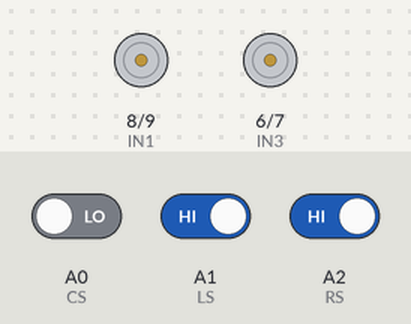
Bench run of a sketch on a simulated Arduino Uno, built with avr-gcc and run on an emulated ATmega328P. Shown: motor-driver pin pairs drawn as motors (green arrow = first pin HIGH = forward, orange = second pin HIGH = backward, longer = more drive, scaled by the enable pin). The test bench sets the inputs (shaded band); at power-on: A0 (CS) LOW, A1 (LS) HIGH, A2 (RS) HIGH. What the sketch prints to the serial monitor is not drawn.

Above: at 1.2 s.
1.3 s: A0 (CS) driven HIGH and A1 (LS) driven LOW
At 2.4 s:
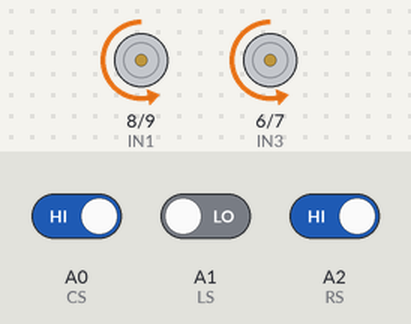
2.8 s: A2 (RS) driven LOW
At 3.5 s:
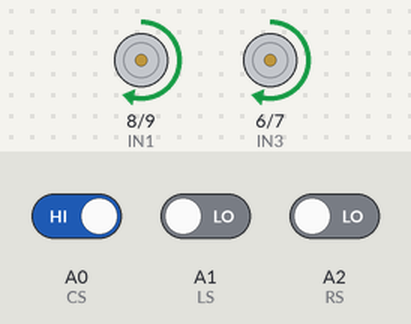
4.3 s: A1 (LS) driven HIGH
At 4.6 s:
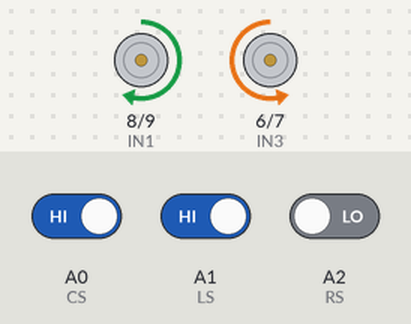
5.8 s: A1 (LS) driven LOW
At 7.0 s:
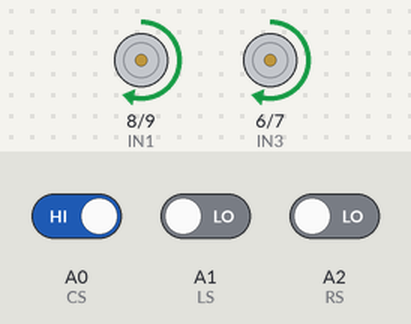
7.3 s: A2 (RS) driven HIGH
At 8.2 s:
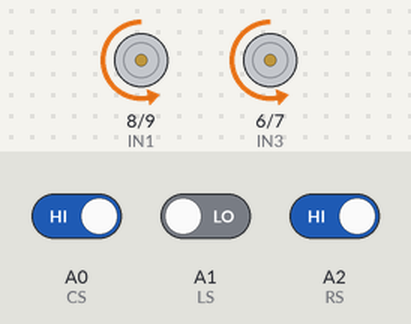
Timing chart, 0 to 9.8 s (numbered marks = the images above; inputs shaded):
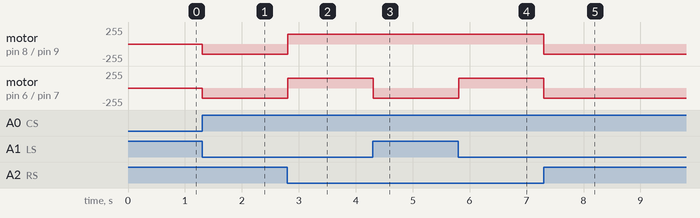

The sketch:

LFR_3sen.ino
```cpp
const int IN1 = 8;
const int IN2 = 9;
const int IN3 = 6;
const int IN4 = 7;
const int enA = 10;
const int enB = 11;
const int RS = A2;
const int LS = A1;
const int CS = A0;
int R = 1;
int L = 1;
int C = 0;

void setup() {
  // put your setup code here, to run once:
pinMode(IN1,OUTPUT);
pinMode(IN2,OUTPUT);
pinMode(IN3,OUTPUT);
pinMode(IN4,OUTPUT);
pinMode(enA,OUTPUT);
pinMode(enB,OUTPUT);
pinMode(RS,INPUT);
pinMode(LS,INPUT);
pinMode(CS,INPUT);
Serial.begin(9600);

}

void loop() {
  // put your main code here, to run repeatedly:
R=digitalRead(RS);
L=digitalRead(LS);
C=digitalRead(CS);
Serial.println(C);
if (L == 0  && C == 1  && R == 0) {
  forward();
  }else if (L == 0  && C == 1  && R == 1){
  left();
  }else if (L == 1  && C == 1  && R == 0){
  right();
  }else if (L == 1  && C == 1  && R == 1){
  halt();

  }

}
void forward(){
digitalWrite(IN1,HIGH);
digitalWrite(IN2,LOW);
digitalWrite(IN3,HIGH);
digitalWrite(IN4,LOW);
analogWrite(enA,150);
analogWrite(enB,150);

  }

void halt(){
digitalWrite(IN1,LOW);
digitalWrite(IN2,LOW);
digitalWrite(IN3,LOW);
digitalWrite(IN4,LOW);
analogWrite(enA,0);
analogWrite(enB,0);
}

void right(){
digitalWrite(IN1,HIGH);
digitalWrite(IN2,LOW);
digitalWrite(IN3,LOW);
digitalWrite(IN4,HIGH);
analogWrite(enA,150);
analogWrite(enB,150);
}

void left(){
digitalWrite(IN1,LOW);
digitalWrite(IN2,HIGH);
digitalWrite(IN3,LOW);
digitalWrite(IN4,HIGH);
analogWrite(enA,150);
analogWrite(enB,150);
}
```

Measured:
- after the input at 1.3 s, motor on pin 8 (IN1) / pin 9 (IN2), motor on pin 6 (IN3) / pin 7 (IN4): stopped → backward 150/255 at once
- after the input at 2.8 s, motor on pin 8 (IN1) / pin 9 (IN2), motor on pin 6 (IN3) / pin 7 (IN4): backward 150/255 → forward 150/255 at once
- after the input at 4.3 s, motor on pin 6 (IN3) / pin 7 (IN4): forward 150/255 → backward 150/255 at once
- after the input at 5.8 s, motor on pin 6 (IN3) / pin 7 (IN4): backward 150/255 → forward 150/255 at once
- after the input at 7.3 s, motor on pin 8 (IN1) / pin 9 (IN2), motor on pin 6 (IN3) / pin 7 (IN4): forward 150/255 → backward 150/255 at once
